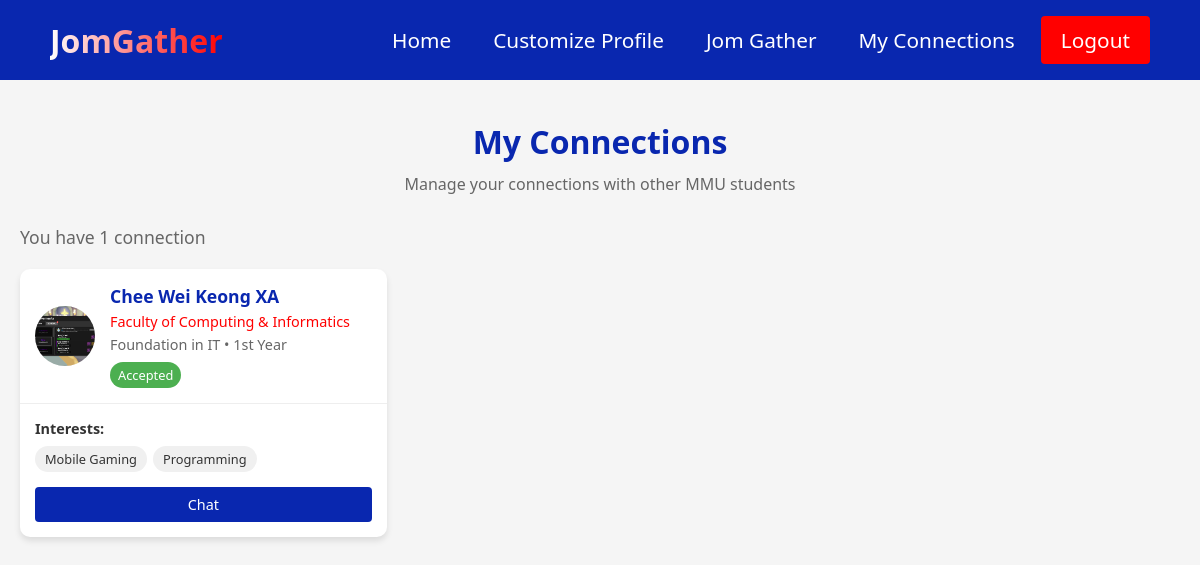
/connections (signed in), run on an earlier commit of the app's database.
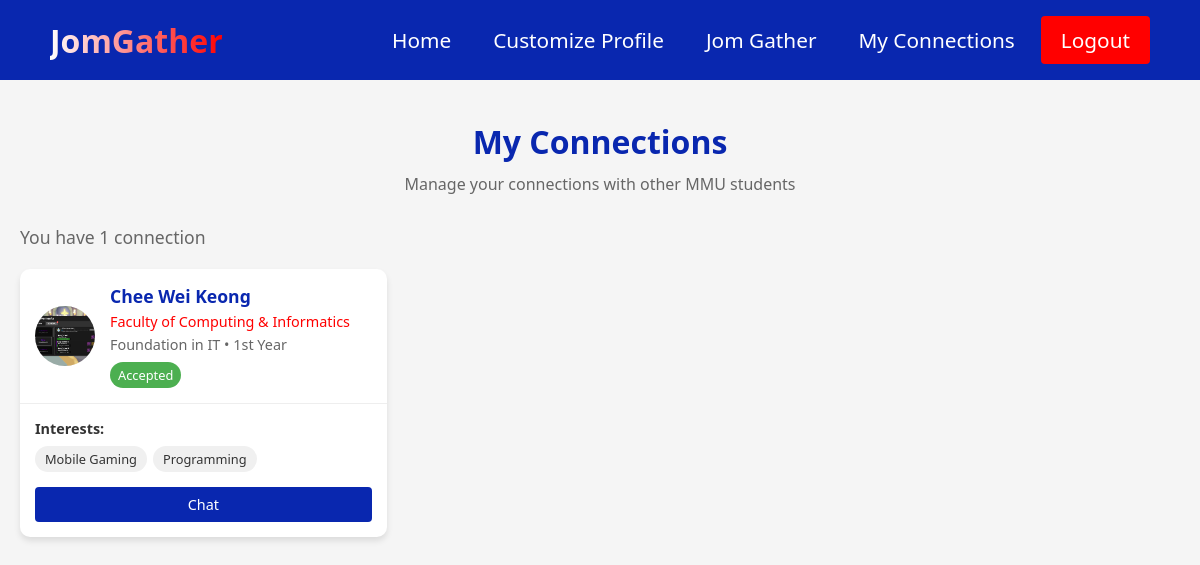
And on a later commit of the database.
### models.py (models this page shows, shortened)
class Connection(db.Model):
    id = db.Column(db.Integer, primary_key=True)
    user_id = db.Column(db.Integer, db.ForeignKey('user.id'), nullable=False)
    connected_user_id = db.Column(db.Integer, db.ForeignKey('user.id'), nullable=False)
    status = db.Column(db.String(20), default='pending')  # pending, accepted, rejected
    created_at = db.Column(db.DateTime, default=datetime.utcnow)
    updated_at = db.Column(db.DateTime, default=datetime.utcnow, onupdate=datetime.utcnow)
    user = db.relationship('User', foreign_keys=[user_id], backref=db.backref('connections_made', lazy='dynamic'))
    connected_user = db.relationship('User', foreign_keys=[connected_user_id], backref=db.backref('connections_received', lazy='dynamic'))

class Customisation(db.Model):
    id = db.Column(db.Integer, primary_key=True)
    user_id = db.Column(db.Integer, db.ForeignKey('user.id'), nullable=False)
    profile_picture = db.Column(db.String(255))
    bio = db.Column(db.Text)
    interests = db.Column(db.String(500))
    faculty = db.Column(db.String(100))
    course = db.Column(db.String(100))
    year_of_study = db.Column(db.Integer)
    created_at = db.Column(db.DateTime, default=datetime.utcnow)
    updated_at = db.Column(db.DateTime, default=datetime.utcnow, onupdate=datetime.utcnow)
    user = db.relationship('User', backref=db.backref('customisation', uselist=False, lazy=True))

class User(UserMixin, db.Model):
    id = db.Column(db.Integer, primary_key=True)
    student_id = db.Column(db.String(15), unique=True, nullable=False)
    username = db.Column(db.String(64), unique=True, nullable=False)
    email = db.Column(db.String(120), unique=True, nullable=False)
    password_hash = db.Column(db.String(128))
    created_at = db.Column(db.DateTime, default=datetime.utcnow)
    is_active = db.Column(db.Boolean, default=True)
    last_login = db.Column(db.DateTime)

### app.py (the view, shortened to what this page needs)
@app.route('/connections', endpoint='view_connections')
@login_required
def view_connections():
    connections_made = Connection.query.filter_by(user_id=current_user.id).all()
    connections_received = Connection.query.filter_by(connected_user_id=current_user.id).all()
    connected_users = []
    for conn in connections_received:
        user = User.query.get(conn.user_id)
        if user:
            connected_users.append({
                'connection_id': conn.id,
                'user': user,
                'status': conn.status,
                'initiator': False,
                'created_at': conn.created_at
            })
    connected_users.sort(key=lambda x: x['created_at'], reverse=True)
    return render_template('connections.html', connections=connected_users)

### app.py (called while the page is built)
@login_manager.user_loader
def load_user(user_id):
    return User.query.get(int(user_id))

### templates/connections.html (shortened to what this page needs)
<!DOCTYPE html>
<html lang="en">
<head>
  <link rel="stylesheet" href="{{ url_for('static', filename='css/common.css') }}">
</head>
<body>
  <nav class="navbar">
    <div class="navbar__container">
      <a href="{{ url_for('index') }}" id="navbar__logo">JomGather</a>
      <ul class="navbar__menu">
        <li class="navbar__item">
          <a href="{{ url_for('index') }}" class="navbar__links">Home</a>
        </li>
        <li class="navbar__item">
          <a href="{{ url_for('customise') }}" class="navbar__links">Customize Profile</a>
        </li>
        <li class="navbar__item">
          <a href="{{ url_for('jomgather') }}" class="navbar__links">Jom Gather</a>
        </li>
        <li class="navbar__item">
          <a href="{{ url_for('view_connections') }}" class="navbar__links">My Connections</a>
        </li>
        <li class="navbar__btn">
          <a href="{{ url_for('logout') }}" class="button">Logout</a>
        </li>
      </ul>
    </div>
  </nav>
  <div class="container">
    <div class="page-header">
      <h1>My Connections</h1>
      <p>Manage your connections with other MMU students</p>
    </div>
    {% if connections %}
      <div class="connections-count">
        You have {{ connections|length }} connection{% if connections|length != 1 %}s{% endif %}
      </div>
      <div class="connections-wrapper">
        {% for connection in connections %}
          <div class="connection-card">
            <div class="connection-header">
              <div class="connection-avatar">
                {% if connection.user.customisation and connection.user.customisation.profile_picture %}
                  <img src="{{ url_for('static', filename='uploads/' + connection.user.customisation.profile_picture) }}" alt="{{ connection.user.username }}">
                {% else %}
                  <div style="font-size: 1.5rem;">👤</div>
                {% endif %}
              </div>
              <div class="connection-user-info">
                <div class="connection-username">{{ connection.user.username }}</div>
                {% if connection.user.customisation %}
                  {% if connection.user.customisation.faculty %}
                    <div class="connection-faculty">{{ connection.user.customisation.faculty }}</div>
                  {% endif %}
                  {% if connection.user.customisation.course %}
                    <div class="connection-course">{{ connection.user.customisation.course }}
                      {% if connection.user.customisation.year_of_study %}
                        • {{ connection.user.customisation.year_of_study }}{% if connection.user.customisation.year_of_study == 1 %}st{% elif connection.user.customisation.year_of_study == 2 %}nd{% elif connection.user.customisation.year_of_study == 3 %}rd{% else %}th{% endif %} Year
                      {% endif %}
                    </div>
                  {% endif %}
                {% endif %}
                <div class="connection-status status-{{ connection.status }}">
                  {% if connection.status == 'pending' %}
                    {% if connection.initiator %}
                      Request Sent
                    {% else %}
                      Request Received
                    {% endif %}
                  {% else %}
                    {{ connection.status|capitalize }}
                  {% endif %}
                </div>
              </div>
            </div>
            <div class="connection-body">
              {% if connection.user.customisation and connection.user.customisation.interests %}
                <div class="connection-interests">
                  <div class="connection-interests-title">Interests:</div>
                  <div class="interest-tags">
                    {% for interest in connection.user.customisation.interests.split(',') %}
                      {% if interest.strip() %}
                        <span class="interest-tag">{{ interest.strip() }}</span>
                      {% endif %}
                    {% endfor %}
                  </div>
                </div>
              {% endif %}
              <div class="connection-actions">
                {% if connection.status == 'accepted' %}
                  <a href="{{ url_for('chat', user_id=connection.user.id) }}" class="connection-btn chat-btn">Chat</a>
                {% elif connection.status == 'pending' and connection.initiator %}
                  <div class="connection-btn" style="background-color: #f0f0f0; color: #666;">Awaiting Response</div>
                {% endif %}
              </div>
            </div>
          </div>
        {% endfor %}
      </div>
    {% else %}
      <div class="no-connections">
        <h3>You don't have any connections yet</h3>
        <p>Connect with other MMU students to start chatting and collaborating</p>
        <a href="{{ url_for('jomgather') }}" class="find-students-btn">Find Students</a>
      </div>
    {% endif %}
  </div>
</body>
</html>

### static/css/common.css (style rules this page uses)
.navbar { background-color: #15259e; height: 80px; display: flex; justify-content: center; align-items: center; font-size: 1.2rem; position: sticky; top: 0; z-index: 999; }
.navbar__container { display: flex; justify-content: space-between; height: 80px; z-index: 1; width: 100%; max-width: 1300px; margin: 0 auto; padding: 0 50px; }
#navbar__logo { background-color: #fff; background-image: linear-gradient(to right, #fff 0%, #ff0000 100%); background-size: 100%; -webkit-background-clip: text; -moz-background-clip: text; -webkit-text-fill-color: transparent; -moz-text-fill-color: transparent; display: flex; align-items: center; cursor: pointer; text-decoration: none; font-size: 2rem; font-weight: bold; }
.navbar__menu { display: flex; align-items: center; list-style: none; gap: 10px; }
.navbar__item { height: 80px; }
.navbar__links { color: #fff; display: flex; align-items: center; justify-content: center; text-decoration: none; padding: 0 1.5rem; height: 100%; transition: all 0.3s ease; font-size: 1.3rem; font-weight: 500; }
.button { display: flex; justify-content: center; align-items: center; text-decoration: none; padding: 10px 25px; height: 100%; width: 100%; border: none; outline: none; border-radius: 6px; background: #ff0000; color: #fff; transition: all 0.3s ease; font-size: 1.3rem; font-weight: 500; }

What changed in the data, as far as the page shows it:
changed through a linked row, Connection "Accepted": user.username "Chee Wei Keong XA" → "Chee Wei Keong"
